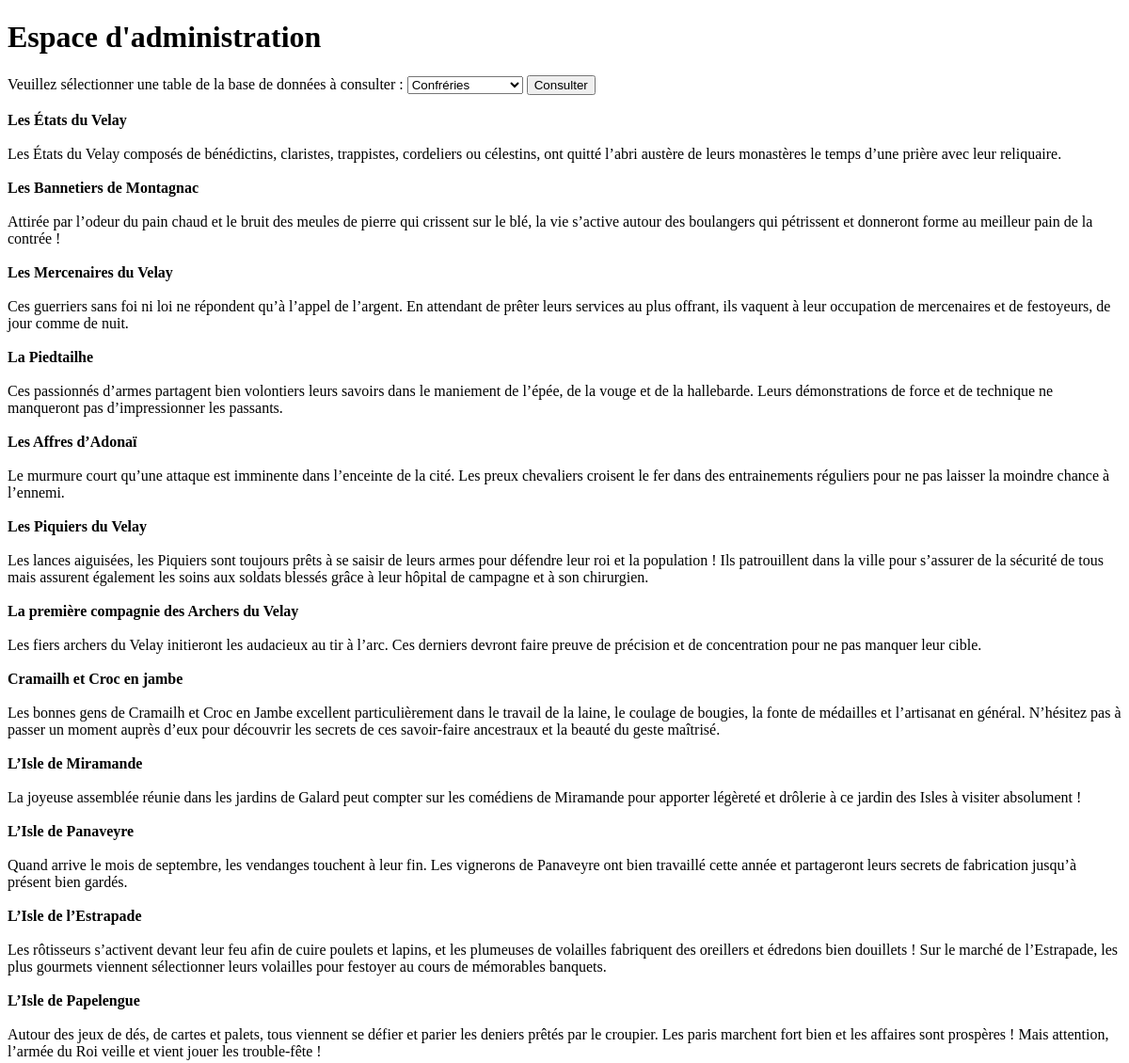
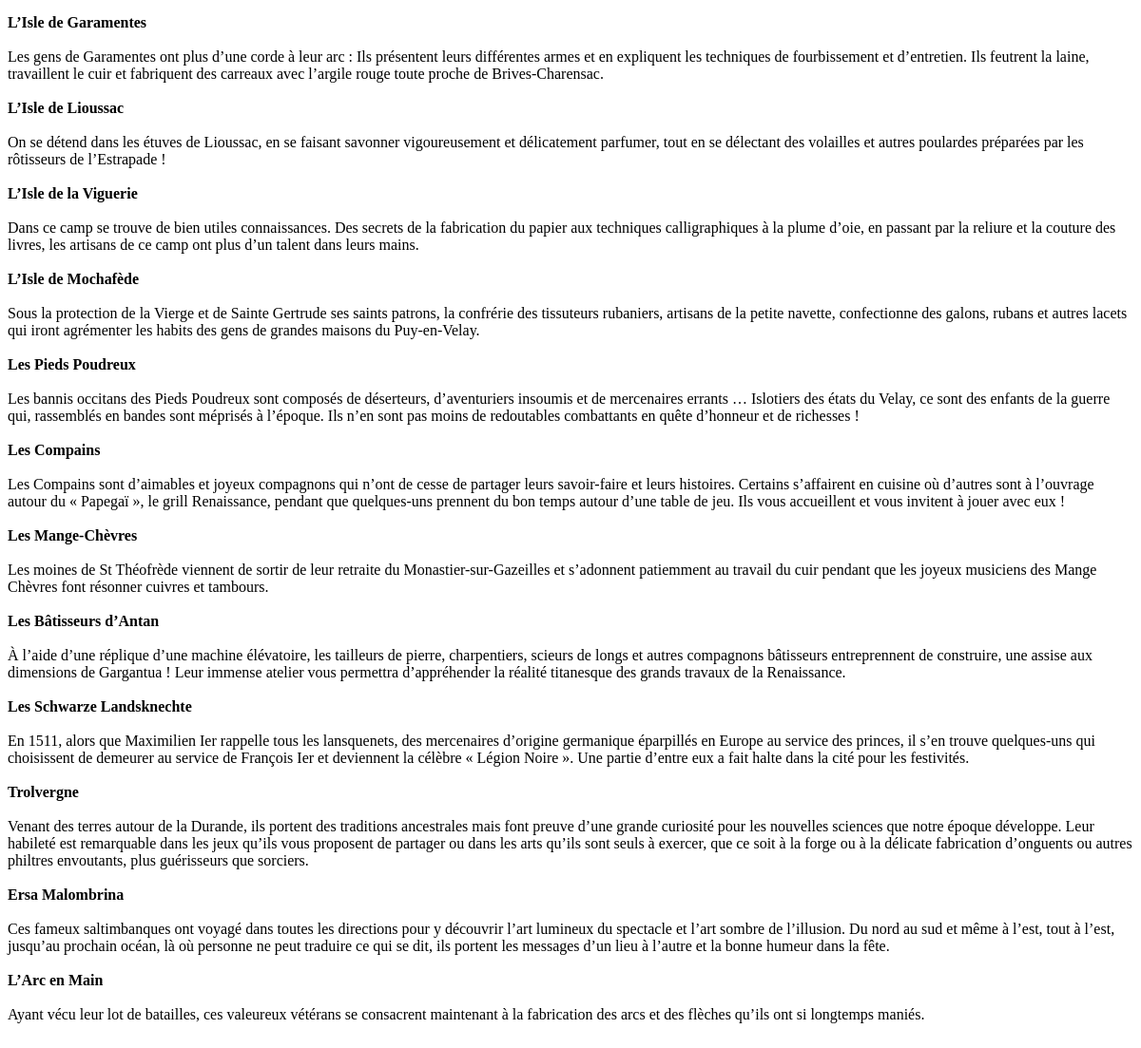
Before: /Yaël/Confrerie2.php with the older database file (2 pictures, top to bottom).
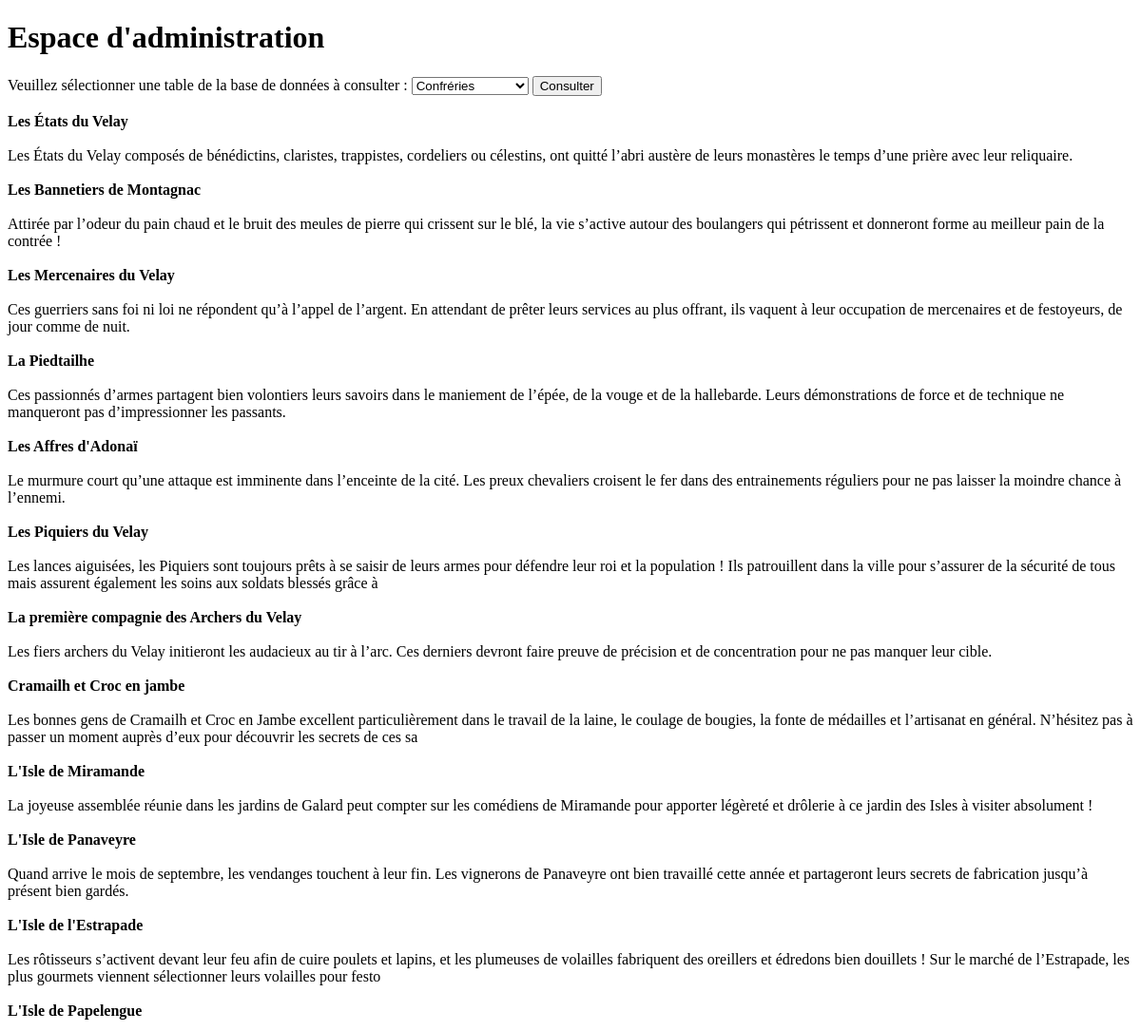
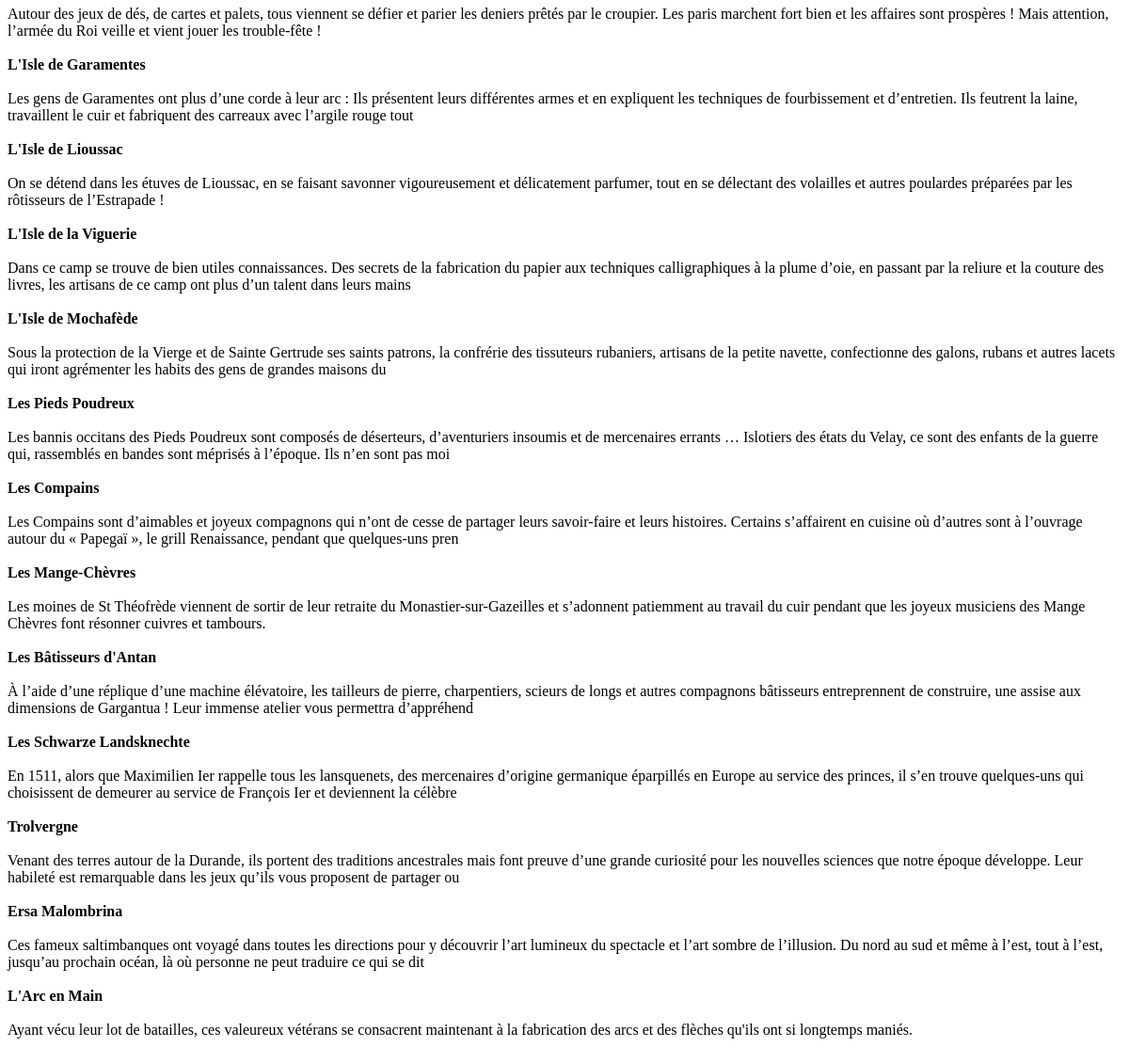
After: the same page with the newer database file (2 pictures, top to bottom).
### tables this page shows
CREATE TABLE `confrerie` (
  `bio` varchar(255) NOT NULL,
  `nomConfrerie` varchar(255) NOT NULL
);

### Yaël/Confrerie2.php (the view, shortened to what this page needs)
<!doctype HTML>
<html lang="fr">
    <head>
    </head>
    <body>
        <h1>Espace d'administration</h1>
        <form method="POST" action="Admin2.php">
        <label>Veuillez sélectionner une table de la base de données à consulter :</label>
        <select id="select" name="select">
            <option value="Confrerie2.php" selected>Confréries</option>
        </select>
        <button id="button">Consulter</button>
        </form>
        <br>
    </body>
</html>
<?php
    $db=new
    PDO('mysql:host=localhost;port=3306;dbname=lcdr','root','');
    $results=$db->query('SELECT nomConfrerie, bio FROM confrerie');
    $tab=$results->fetchAll();
    $confreries=count($tab);
    class Confrerie
    {
        public $nomConfrerie="";
        public $bio="";
        public function __construct($nomConfrerie, $bio)
        {
            $this->nomConfrerie=$nomConfrerie;
            $this->bio=$bio;
        }
        public function affichage()
        {
            echo "<b>".$this->nomConfrerie."</b><br><br>".$this->bio."<br><br>";
        }
    }
    $confrerie=array();
    for($i=0;$i<$confreries;$i++)
    {
        $confrerie[$i]=new Confrerie($tab[$i][0], $tab[$i][1]);
        $confrerie[$i]->affichage();
    }
?>

Changed rows visible on the page:
removed confrerie: nomConfrerie "Les Affres d’Adonaï", bio "Le murmure court qu’une attaque est imminente dans l’enceinte de la cité. Les preux chevaliers croisent le fer dans des entrainements réguliers pour ne pas laisser la moindre chance à l’ennemi."
removed confrerie: nomConfrerie "L’Isle de Miramande", bio "La joyeuse assemblée réunie dans les jardins de Galard peut compter sur les comédiens de Miramande pour apporter légèreté et drôlerie à ce jardin des Isles à visiter absolument !"
removed confrerie: nomConfrerie "L’Isle de Panaveyre", bio "Quand arrive le mois de septembre, les vendanges touchent à leur fin. Les vignerons de Panaveyre ont bien travaillé cette année et partageront leurs secrets de fabrication jusqu’à présent bien gardés."
removed confrerie: nomConfrerie "L’Isle de l’Estrapade", bio "Les rôtisseurs s’activent devant leur feu afin de cuire poulets et lapins, et les plumeuses de volailles fabriquent des oreillers et édredons bien douillets ! Sur le marché de l’Estrapade, les plus gourmets viennent sélectionner leurs volailles pour festoyer au cours de mémorables banquets."
removed confrerie: nomConfrerie "L’Isle de Papelengue", bio "Autour des jeux de dés, de cartes et palets, tous viennent se défier et parier les deniers prêtés par le croupier. Les paris marchent fort bien et les affaires sont prospères ! Mais attention, l’armée du Roi veille et vient jouer les trouble-fête !"
removed confrerie: nomConfrerie "L’Isle de Garamentes", bio "Les gens de Garamentes ont plus d’une corde à leur arc : Ils présentent leurs différentes armes et en expliquent les techniques de fourbissement et d’entretien. Ils feutrent la laine, travaillent le cuir et fabriquent des carreaux avec l’argile rouge toute proche de Brives-Charensac."
removed confrerie: nomConfrerie "L’Isle de Lioussac", bio "On se détend dans les étuves de Lioussac, en se faisant savonner vigoureusement et délicatement parfumer, tout en se délectant des volailles et autres poulardes préparées par les rôtisseurs de l’Estrapade !"
removed confrerie: nomConfrerie "L’Isle de la Viguerie", bio "Dans ce camp se trouve de bien utiles connaissances. Des secrets de la fabrication du papier aux techniques calligraphiques à la plume d’oie, en passant par la reliure et la couture des livres, les artisans de ce camp ont plus d’un talent dans leurs mains."
removed confrerie: nomConfrerie "L’Isle de Mochafède", bio "Sous la protection de la Vierge et de Sainte Gertrude ses saints patrons, la confrérie des tissuteurs rubaniers, artisans de la petite navette, confectionne des galons, rubans et autres lacets qui iront agrémenter les habits des gens de grandes maisons du Puy-en-Velay."
removed confrerie: nomConfrerie "Les Bâtisseurs d’Antan", bio "À l’aide d’une réplique d’une machine élévatoire, les tailleurs de pierre, charpentiers, scieurs de longs et autres compagnons bâtisseurs entreprennent de construire, une assise aux dimensions de Gargantua ! Leur immense atelier vous permettra d’appréhender la réalité titanesque des grands travaux de la Renaissance."
removed confrerie: nomConfrerie "L’Arc en Main", bio "Ayant vécu leur lot de batailles, ces valeureux vétérans se consacrent maintenant à la fabrication des arcs et des flèches qu’ils ont si longtemps maniés."
added confrerie: nomConfrerie "Les Affres d'Adonaï", bio "Le murmure court qu’une attaque est imminente dans l’enceinte de la cité. Les preux chevaliers croisent le fer dans des entrainements réguliers pour ne pas laisser la moindre chance à l’ennemi."
changed confrerie "Les Piquiers du Velay": bio "Les lances aiguisées, les Piquiers sont toujours prêts à se saisir de leurs armes pour défendre leur roi et la population ! Ils patrouillent dans la ville pour s’assurer de la sécurité de tous mais assurent également les soins aux soldats blessés grâce à leur hôpital de campagne et à son chirurgien." → "Les lances aiguisées, les Piquiers sont toujours prêts à se saisir de leurs armes pour défendre leur roi et la population ! Ils patrouillent dans la ville pour s’assurer de la sécurité de tous mais assurent également les soins aux soldats blessés grâce à"
changed confrerie "Cramailh et Croc en jambe": bio "Les bonnes gens de Cramailh et Croc en Jambe excellent particulièrement dans le travail de la laine, le coulage de bougies, la fonte de médailles et l’artisanat en général. N’hésitez pas à passer un moment auprès d’eux pour découvrir les secrets de ces savoir-faire ancestraux et la beauté du geste maîtrisé." → "Les bonnes gens de Cramailh et Croc en Jambe excellent particulièrement dans le travail de la laine, le coulage de bougies, la fonte de médailles et l’artisanat en général. N’hésitez pas à passer un moment auprès d’eux pour découvrir les secrets de ces sa"
added confrerie: nomConfrerie "L'Isle de Miramande", bio "La joyeuse assemblée réunie dans les jardins de Galard peut compter sur les comédiens de Miramande pour apporter légèreté et drôlerie à ce jardin des Isles à visiter absolument !"
added confrerie: nomConfrerie "L'Isle de Panaveyre", bio "Quand arrive le mois de septembre, les vendanges touchent à leur fin. Les vignerons de Panaveyre ont bien travaillé cette année et partageront leurs secrets de fabrication jusqu’à présent bien gardés."
added confrerie: nomConfrerie "L'Isle de l'Estrapade", bio "Les rôtisseurs s’activent devant leur feu afin de cuire poulets et lapins, et les plumeuses de volailles fabriquent des oreillers et édredons bien douillets ! Sur le marché de l’Estrapade, les plus gourmets viennent sélectionner leurs volailles pour festo"
added confrerie: nomConfrerie "L'Isle de Papelengue", bio "Autour des jeux de dés, de cartes et palets, tous viennent se défier et parier les deniers prêtés par le croupier. Les paris marchent fort bien et les affaires sont prospères ! Mais attention, l’armée du Roi veille et vient jouer les trouble-fête !"
added confrerie: nomConfrerie "L'Isle de Garamentes", bio "Les gens de Garamentes ont plus d’une corde à leur arc : Ils présentent leurs différentes armes et en expliquent les techniques de fourbissement et d’entretien. Ils feutrent la laine, travaillent le cuir et fabriquent des carreaux avec l’argile rouge tout"
added confrerie: nomConfrerie "L'Isle de Lioussac", bio "On se détend dans les étuves de Lioussac, en se faisant savonner vigoureusement et délicatement parfumer, tout en se délectant des volailles et autres poulardes préparées par les rôtisseurs de l’Estrapade !"
added confrerie: nomConfrerie "L'Isle de la Viguerie", bio "Dans ce camp se trouve de bien utiles connaissances. Des secrets de la fabrication du papier aux techniques calligraphiques à la plume d’oie, en passant par la reliure et la couture des livres, les artisans de ce camp ont plus d’un talent dans leurs mains"
added confrerie: nomConfrerie "L'Isle de Mochafède", bio "Sous la protection de la Vierge et de Sainte Gertrude ses saints patrons, la confrérie des tissuteurs rubaniers, artisans de la petite navette, confectionne des galons, rubans et autres lacets qui iront agrémenter les habits des gens de grandes maisons du"
changed confrerie "Les Pieds Poudreux": bio "Les bannis occitans des Pieds Poudreux sont composés de déserteurs, d’aventuriers insoumis et de mercenaires errants … Islotiers des états du Velay, ce sont des enfants de la guerre qui, rassemblés en bandes sont méprisés à l’époque. Ils n’en sont pas moins de redoutables combattants en quête d’honneur et de richesses !" → "Les bannis occitans des Pieds Poudreux sont composés de déserteurs, d’aventuriers insoumis et de mercenaires errants … Islotiers des états du Velay, ce sont des enfants de la guerre qui, rassemblés en bandes sont méprisés à l’époque. Ils n’en sont pas moi"
changed confrerie "Les Compains": bio "Les Compains sont d’aimables et joyeux compagnons qui n’ont de cesse de partager leurs savoir-faire et leurs histoires. Certains s’affairent en cuisine où d’autres sont à l’ouvrage autour du « Papegaï », le grill Renaissance, pendant que quelques-uns prennent du bon temps autour d’une table de jeu. Ils vous accueillent et vous invitent à jouer avec eux !" → "Les Compains sont d’aimables et joyeux compagnons qui n’ont de cesse de partager leurs savoir-faire et leurs histoires. Certains s’affairent en cuisine où d’autres sont à l’ouvrage autour du « Papegaï », le grill Renaissance, pendant que quelques-uns pren"
added confrerie: nomConfrerie "Les Bâtisseurs d'Antan", bio "À l’aide d’une réplique d’une machine élévatoire, les tailleurs de pierre, charpentiers, scieurs de longs et autres compagnons bâtisseurs entreprennent de construire, une assise aux dimensions de Gargantua ! Leur immense atelier vous permettra d’appréhend"
changed confrerie "Les Schwarze Landsknechte": bio "En 1511, alors que Maximilien Ier rappelle tous les lansquenets, des mercenaires d’origine germanique éparpillés en Europe au service des princes, il s’en trouve quelques-uns qui choisissent de demeurer au service de François Ier et deviennent la célèbre « Légion Noire ». Une partie d’entre eux a fait halte dans la cité pour les festivités." → "En 1511, alors que Maximilien Ier rappelle tous les lansquenets, des mercenaires d’origine germanique éparpillés en Europe au service des princes, il s’en trouve quelques-uns qui choisissent de demeurer au service de François Ier et deviennent la célèbre"
changed confrerie "Trolvergne": bio "Venant des terres autour de la Durande, ils portent des traditions ancestrales mais font preuve d’une grande curiosité pour les nouvelles sciences que notre époque développe. Leur habileté est remarquable dans les jeux qu’ils vous proposent de partager ou dans les arts qu’ils sont seuls à exercer, que ce soit à la forge ou à la délicate fabrication d’onguents ou autres philtres envoutants, plus guérisseurs que sorciers." → "Venant des terres autour de la Durande, ils portent des traditions ancestrales mais font preuve d’une grande curiosité pour les nouvelles sciences que notre époque développe. Leur habileté est remarquable dans les jeux qu’ils vous proposent de partager ou"
changed confrerie "Ersa Malombrina": bio "Ces fameux saltimbanques ont voyagé dans toutes les directions pour y découvrir l’art lumineux du spectacle et l’art sombre de l’illusion. Du nord au sud et même à l’est, tout à l’est, jusqu’au prochain océan, là où personne ne peut traduire ce qui se dit, ils portent les messages d’un lieu à l’autre et la bonne humeur dans la fête." → "Ces fameux saltimbanques ont voyagé dans toutes les directions pour y découvrir l’art lumineux du spectacle et l’art sombre de l’illusion. Du nord au sud et même à l’est, tout à l’est, jusqu’au prochain océan, là où personne ne peut traduire ce qui se dit"
added confrerie: nomConfrerie "L'Arc en Main", bio "Ayant vécu leur lot de batailles, ces valeureux vétérans se consacrent maintenant à la fabrication des arcs et des flèches qu'ils ont si longtemps maniés."
